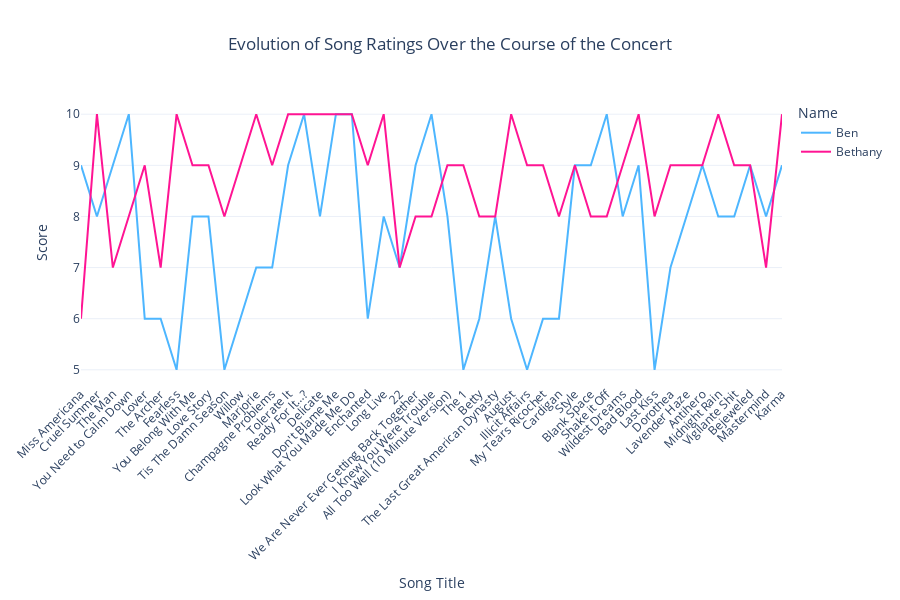

Notebook cell for this chart:
### Markdown cell above
## How Did We Each Rank Songs As The Concert Progressed?

We ranked songs on a scale of 0-10. Interestingly, at the end of the night I didnt rank anything below a five. In my head, a score of less than 5 meant I did not enjoy a song, whereas 5 meant my opinion was neutral. I rated plenty of songs highly, but Bethany, ever the Taylor Swift diehard, only dipped below a score of 7 once. Oddly enough, it was the first song - "Americana"... I wonder what that was about?

### Code cell
# visualize ranking of songs as the concert progressed

color_discrete_map = {'Ben': 'rgb(77, 182, 255)',  # neon blue
                      'Bethany': 'rgb(255, 20, 147)'}  # neon pink

fig = px.line(tswift, 
              x='Song Title', 
              y=['Ben', 'Bethany'],
              title="Evolution of Song Ratings Over the Course of the Concert",
              color_discrete_map=color_discrete_map)

# Update the x-axis and y-axis labels
fig.update_layout(xaxis_title="Song Title", yaxis_title="Score")
fig.update_xaxes(tickangle=-45)

# Update theme and update the legend
fig.update_layout(template='plotly_white', title=dict(x=0.5, xanchor="center"), legend_title='Name')

# Increase the height of the figure
fig.update_layout(height=600)

# Remove the vertical grid lines
fig.update_xaxes(showgrid=False)

fig.show()

### Figure 1 — Plotly figure (JSON) as saved in the notebook; plotly's stock layout.template omitted (floating-point values rounded to 4 significant figures)
{"data": [{"hovertemplate": "variable=Ben<br>Song Title=%{x}<br>value=%{y}<extra></extra>", "legendgroup": "Ben", "line": {"color": "rgb(77, 182, 255)", "dash": "solid"}, "marker": {"symbol": "circle"}, "mode": "lines", "name": "Ben", "orientation": "v", "showlegend": true, "type": "scatter", "x": ["Miss Americana", "Cruel Summer", "The Man", "You Need to Calm Down", "Lover", "The Archer", "Fearless", "You Belong With Me", "Love Story", "Tis The Damn Season", "Willow", "Marjorie", "Champagne Problems", "Tolerate It", "Ready For It…?", "Delicate", "Don't Blame Me", "Look What You Made Me Do", "Enchanted", "Long Live", 22, "We Are Never Ever Getting Back Together", "I Knew You Were Trouble", "All Too Well (10 Minute Version)", "The 1", "Betty", "The Last Great American Dynasty", "August", "Illicit Affairs", "My Tears Ricochet", "Cardigan", "Style", "Blank Space", "Shake it Off", "Wildest Dreams", "Bad Blood", "Last Kiss", "Dorothea", "Lavender Haze", "Antihero", "Midnight Rain", "Vigilante Shit", "Bejeweled", "Mastermind", "Karma"], "xaxis": "x", "y": [9, 8, 9, 10, 6, 6, 5, 8, 8, 5, 6, 7, 7, 9, 10, 8, 10, 10, 6, 8, 7, 9, 10, 8, 5, 6, 8, 6, 5, 6, 6, 9, 9, 10, 8, 9, 5, 7, 8, 9, 8, 8, 9, 8, 9], "yaxis": "y"}, {"hovertemplate": "variable=Bethany<br>Song Title=%{x}<br>value=%{y}<extra></extra>", "legendgroup": "Bethany", "line": {"color": "rgb(255, 20, 147)", "dash": "solid"}, "marker": {"symbol": "circle"}, "mode": "lines", "name": "Bethany", "orientation": "v", "showlegend": true, "type": "scatter", "x": ["Miss Americana", "Cruel Summer", "The Man", "You Need to Calm Down", "Lover", "The Archer", "Fearless", "You Belong With Me", "Love Story", "Tis The Damn Season", "Willow", "Marjorie", "Champagne Problems", "Tolerate It", "Ready For It…?", "Delicate", "Don't Blame Me", "Look What You Made Me Do", "Enchanted", "Long Live", 22, "We Are Never Ever Getting Back Together", "I Knew You Were Trouble", "All Too Well (10 Minute Version)", "The 1", "Betty", "The Last Great American Dynasty", "August", "Illicit Affairs", "My Tears Ricochet", "Cardigan", "Style", "Blank Space", "Shake it Off", "Wildest Dreams", "Bad Blood", "Last Kiss", "Dorothea", "Lavender Haze", "Antihero", "Midnight Rain", "Vigilante Shit", "Bejeweled", "Mastermind", "Karma"], "xaxis": "x", "y": [6, 10, 7, 8, 9, 7, 10, 9, 9, 8, 9, 10, 9, 10, 10, 10, 10, 10, 9, 10, 7, 8, 8, 9, 9, 8, 8, 10, 9, 9, 8, 9, 8, 8, 9, 10, 8, 9, 9, 9, 10, 9, 9, 7, 10], "yaxis": "y"}], "layout": {"height": 600, "legend": {"title": {"text": "Name"}, "tracegroupgap": 0}, "title": {"text": "Evolution of Song Ratings Over the Course of the Concert", "x": 0.5, "xanchor": "center"}, "xaxis": {"anchor": "y", "domain": [0, 1], "showgrid": false, "tickangle": -45, "title": {"text": "Song Title"}}, "yaxis": {"anchor": "x", "domain": [0, 1], "title": {"text": "Score"}}}}
